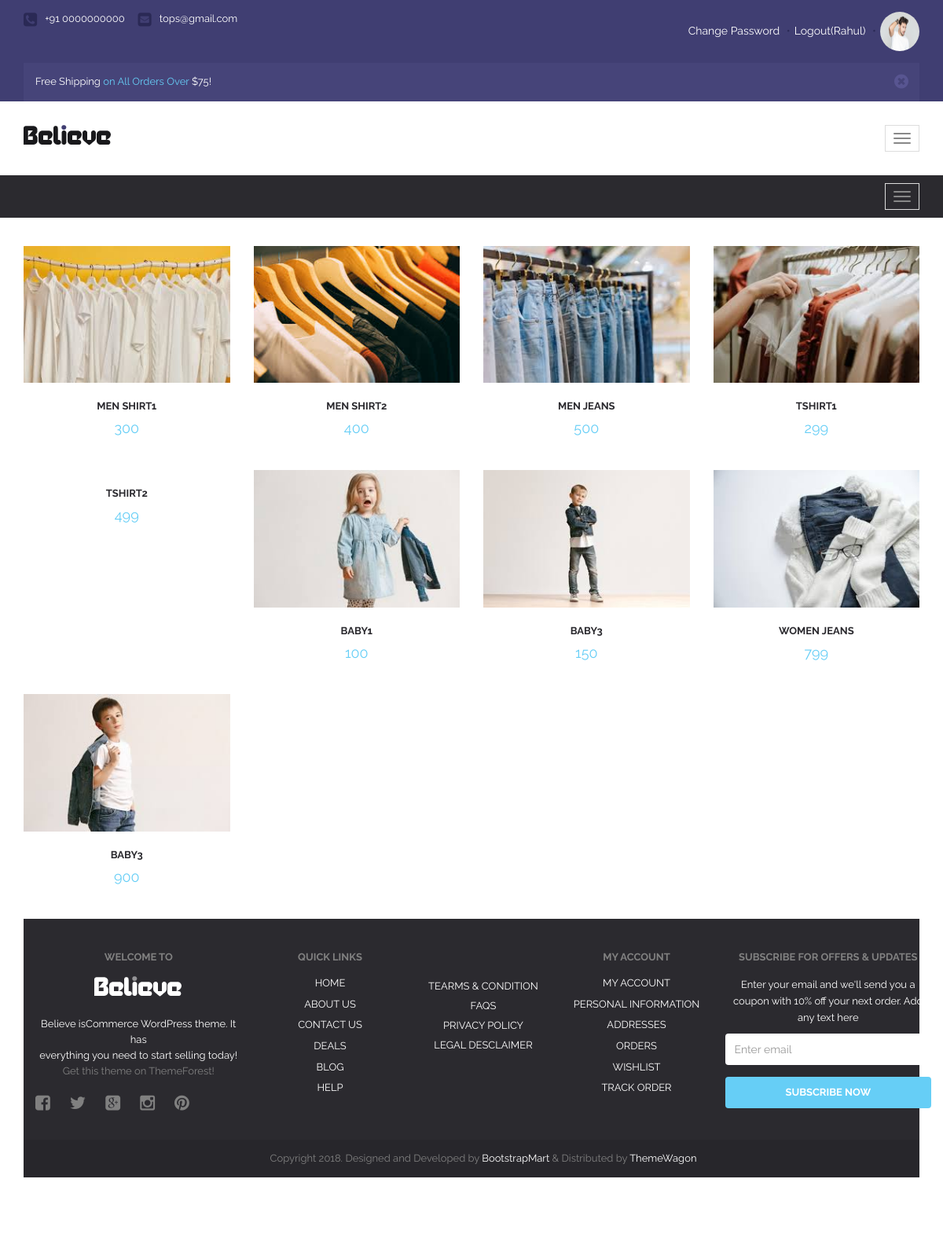
The app's page /seller-view-product/ (signed in) with its own data.
### myapp/models.py (models this page shows, shortened)
class User(models.Model):
	fname=models.CharField(max_length=100)
	lname=models.CharField(max_length=100)
	email=models.EmailField()
	mobile=models.PositiveIntegerField()
	address=models.TextField()
	password=models.CharField(max_length=100)
	profile_picture=models.ImageField(upload_to="profile_picture/",default="")
	usertype=models.CharField(max_length=100,default="buyer")

class Product(models.Model):
	category=(
			('Men','Men'),
			('Women','Women'),
			('Kids','Kids'),
		)
	seller=models.ForeignKey(User,on_delete=models.CASCADE)
	product_name=models.CharField(max_length=100)
	product_category=models.CharField(max_length=100,choices=category)
	product_price=models.PositiveIntegerField()
	product_desc=models.TextField()
	product_image=models.ImageField(upload_to="product_image/")

### myapp/views.py (the view)
# urls.py: path('seller-view-product/',views.seller_view_product,name='seller-view-product'),
def seller_view_product(request):
	seller=User.objects.get(email=request.session['email'])
	products=Product.objects.filter(seller=seller)
	return render(request,'seller-view-product.html',{'products':products})

### myapp/templates/seller-view-product.html (shortened to what this page needs)
{% extends 'seller-header.html' %}
{% block content %}
{% load static %}
<!DOCTYPE html>
<html lang="en">
  <head>
  </head>
  <body>
      <div id="wrapper" class="homepage-1">
              <div class="newest">
                  <div class="container">
                      <div class="newest-content">
                          <div class="newest-tab">
                              <div id="myTabContent" class="tab-content">
                                  <div role="tabpanel" class="tab-pane fade in active" id="1" aria-labelledby="cat-1">
                                      <div class="row clearfix">
                                        {% for i in products %}
                                          <div class="col-md-3 prdct-grid">
                                              <div class="product-fade">
													<div class="product-fade-wrap">
                                                            <div class="item"><img src="{{i.product_image.url}}" alt="" class="img-responsive"></div>
													</div>
                                              </div>
                                              <div class="product-name">
                                                  <a href="">{{i.product_name}}</a>
                                              </div>
                                              <div class="product-price">
                                                  {{i.product_price}}
                                              </div>
                                          </div>
                                          {% endfor %}
                  </div>
              </div>
          </div>
      </div>
  </body>
</html>
{% endblock %}

### myapp/templates/seller-header.html (shortened to what this page needs)
{% load static %}
<!DOCTYPE html>
<html lang="en">
  <head>
    <link href="{% static 'font-awesome/css/font-awesome.css' %}" rel='stylesheet' type='text/css'>
    <link href="{% static 'css/bootstrap.min.css' %}" rel="stylesheet">
    <link href="{% static 'style.css' %}" rel="stylesheet">
    <link href="{% static 'responsive.css' %}" rel="stylesheet">
    <link href="{% static 'css/owl.carousel.css' %}" rel="stylesheet">
    <link href="{% static 'css/owl.theme.css' %}" rel="stylesheet">
    <link href="{% static 'css/owl.transitions.css' %}" rel="stylesheet">
    <link href="{% static 'css/prettyPhoto.css' %}" rel="stylesheet">
  </head>
  <body>
      <div id="wrapper" class="homepage-1">
          <div id="header">
              <div class="top">
                  <div class="container">
                      <ul class="top-support">
                          <li><i class="fa fa-phone-square"></i><span>+91 0000000000</span></li>
                          <li><a href=""><i class="fa fa-envelope-square"></i><span>tops@gmail.com</span></a></li>
                      </ul>
                      <div class="top-control">
                        {% if request.session.email %}
                        <a href="{% url 'change-password' %}">Change Password</a>
                        <span>•</span><a href="{% url 'logout' %}">Logout({{request.session.fname}})</a>
                        <span>•</span><a href="{% url 'profile' %}"><img src="{{request.session.profile_picture}}"style="width: 50px; height: 50px; border-radius: 50%"></a>
                        {% else %}
                        <a href="{% url 'register' %}">Register</a><span>•</span>
                        <a href="{% url 'login' %}">Login</a>
                        {% endif %}
                      </div>
                      <div class="clearfix"></div>
                      <div class="top-offers show-mobile">
                          <div class="alert alert-warning alert-dismissible fade in offers" role="alert">
                              <button type="button" class="close" data-dismiss="alert" aria-label="Close"><span aria-hidden="true"><i class="fa fa-times-circle"></i></span></button>
                              Free Shipping <a href="">on All Orders Over</a> $75!
                          </div>
                      </div>
                  </div>
              </div>
              <div id="believe-nav">
                  <div class="container">
                      <div class="min-marg">
                          <nav class="navbar navbar-default">
                                  <div class="navbar-header">
                                      <button type="button" class="navbar-toggle collapsed" data-toggle="collapse" data-target="#bs-example-navbar-collapse-1">
                                          <span class="icon-bar"></span>
                                          <span class="icon-bar"></span>
                                          <span class="icon-bar"></span>
                                      </button>
                                      <a class="navbar-brand" href="/"><img src="{% static 'images/logo.png' %}" alt=""></a>
                                  </div>
                          </nav>
                      </div>
                  </div>
              </div>
              <div id="cat-nav">
              <div class="container">
                  <nav class="navbar navbar-default">
                      <div class="navbar-header">
                          <button type="button" class="navbar-toggle collapsed" data-toggle="collapse" data-target="#cat-nav-mega">
                              <span class="icon-bar"></span>
                              <span class="icon-bar"></span>
                              <span class="icon-bar"></span>
                          </button>
                      </div>
                  </nav>
              </div>
              </div>
          </div>
          {% block content %}
          {% endblock %}
          <div id="footer">
              <div class="footer-widget">
                  <div class="container">
                      <div class="row">
                          <div class="col-md-3">
                              <div class="text-widget">
                                  <div class="wid-title">Welcome to</div>
                                  <img src="{% static 'images/logo-white.png' %}" alt="ft-logo">
                                  <p>
                                      Believe isCommerce WordPress theme. It has<br/>everything you need to start selling today! <a href="">Get this theme on ThemeForest!</a>
                                  </p>
                                  <ul class="ft-soc clearfix">
                                      <li><a href=""><i class="fa fa-facebook-square"></i></a></li>
                                      <li><a href=""><i class="fa fa-twitter"></i></a></li>
                                      <li><a href=""><i class="fa fa-google-plus-square"></i></a></li>
                                      <li><a href=""><i class="fa fa-instagram"></i></a></li>
                                      <li><a href=""><i class="fa fa-pinterest"></i></a></li>
                                  </ul>
                              </div>
                          </div>
                          <div class="col-md-2">
                              <div class="quick-links">
                                  <div class="wid-title">Quick Links</div>
                                  <ul>
                                      <li><a href="index.html">Home</a></li>
                                      <li><a href="#">About US</a></li>
                                      <li><a href="contact.html">contact US</a></li>
                                      <li><a href="#">deals</a></li>
                                      <li><a href="blog.html">blog</a></li>
                                      <li><a href="#">help</a></li>
                                  </ul>
                              </div>
                          </div>
                          <div class="col-md-2">
                              <div class="term">
                                  <div class="wid-title">&nbsp;</div>
                                  <p>
                                      <a href="#">Tearms & condition</a><br/>
                                      <a href="#">FAQs</a><br/>
                                      <a href="#">Privacy Policy</a><br/>
                                      <a href="#">Legal Desclaimer</a><br/>
                                  </p>
                              </div>
                          </div>
                          <div class="col-md-2">
                              <div class="quick-links">
                                  <div class="wid-title">My Account</div>
                                  <ul>
                                      <li><a href="#">My Account</a></li>
                                      <li><a href="#">Personal Information</a></li>
                                      <li><a href="#">Addresses</a></li>
                                      <li><a href="#">Orders</a></li>
                                      <li><a href="#">Wishlist</a></li>
                                      <li><a href="#">track order</a></li>
                                  </ul>
                              </div>
                          </div>
                          <div class="col-md-3">
                              <div class="subscribe">
                                  <div class="wid-title">Subscribe for OFFERS & UPDATES</div>
                                  <p>
                                      Enter your email and we'll send you a coupon
                                      with 10% off your next order. Add any text here
                                  </p>
                                  <form>
                                      <div class="form-group">
                                          <input type="email" class="form-control" id="exampleInputEmail1" placeholder="Enter email">
                                      </div>
                                      <button type="submit" class="btn btn-default">Subscribe Now</button>
                                  </form>
                              </div>
                          </div>
                      </div>
                  </div>
              </div>
              <div class="footer-text">
                  <div class="container">
                      <p>Copyright 2018. Designed and Developed by <a href="https://bootstrapmart.com/">BootstrapMart </a> &amp; Distributed by <a href="https://themewagon.com/">ThemeWagon</a></p>
                  </div>
              </div>
          </div>
      </div>
  </body>
</html>

### myapp/static/responsive.css (style rules this page uses)
.top-offers.show-mobile, #open-srch-form-mod { display:none; }
@media (max-width:1200px) { #cat-nav .navbar-toggle { margin:10px 0; } }
@media (max-width:1200px) { .top-offers { display:none; } }
@media (max-width:1200px) { .top-offers.show-mobile { display:block; float:none; width:100%; max-width:none; } }
@media (max-width:1200px) { .offers { width:100%; max-width:none; } }
@media (max-width:1200px) { .navbar-header { float: none; } }
@media (max-width:1200px) { .navbar-toggle { display: block; margin:0 15px; border-radius:0; } }

### records on screen
User: session.fname "Rahul"
Product: product_image (picture), product_name "MEN SHIRT1", product_price "300"
Product: product_image (picture), product_name "MEN SHIRT2", product_price "400"
Product: product_image (picture), product_name "MEN JEANS", product_price "500"
Product: product_image (picture), product_name "TSHIRT1", product_price "299"
Product: product_name "TSHIRT2", product_price "499"
Product: product_image (picture), product_name "BABY1", product_price "100"
Product: product_image (picture), product_name "BABY3", product_price "150"
Product: product_image (picture), product_name "WOMEN JEANS", product_price "799"
Product: product_image (picture), product_name "BABY3", product_price "900"
